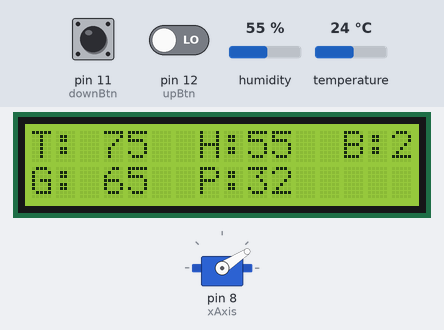
The sketch below on a simulated Arduino Uno, built with avr-gcc and run on an emulated ATmega328P. Shown: servo, 16×2 character LCD. Inputs (shaded band) come from the test bench; at power-on: temperature 24 °C, humidity 55 %, pin 12 (upBtn) LOW, pin 11 (downBtn) LOW. What the sketch prints to the serial monitor is not drawn.

Above: at 1.3 s.
1.4 s: temperature set to 28 °C
At 12.2 s:
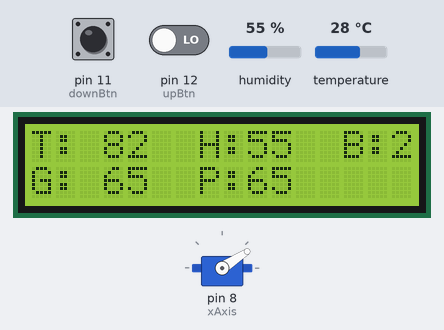
12.6 s: humidity set to 22 %
At 22.7 s:
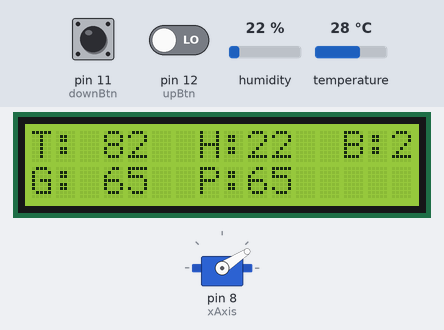
23.2 s: temperature set to 33 °C
At 33.2 s:
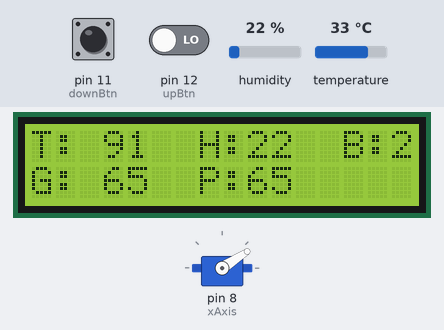
33.7 s: humidity set to 40 %
At 43.6 s:
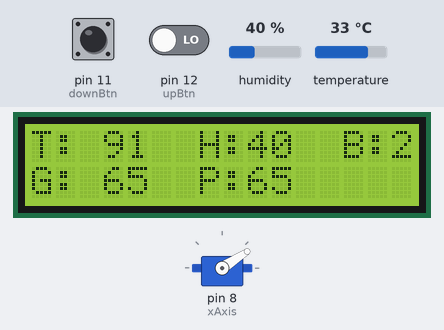
44.2 s: pin 12 (upBtn) driven HIGH
At 54.72 s:
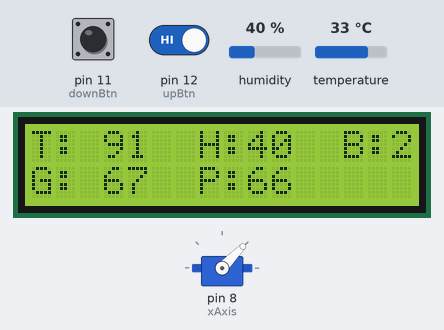
58.1 s: pin 11 (downBtn) pulled HIGH for 3 s
At 59.36 s:
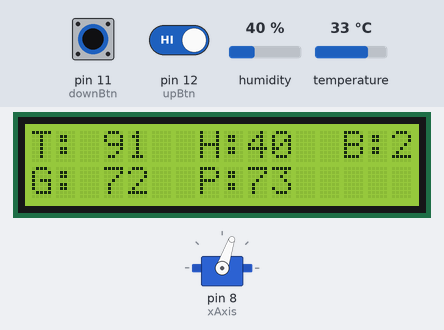
Timing chart, 0 to 73.5 s (numbered marks = the images above; inputs shaded):
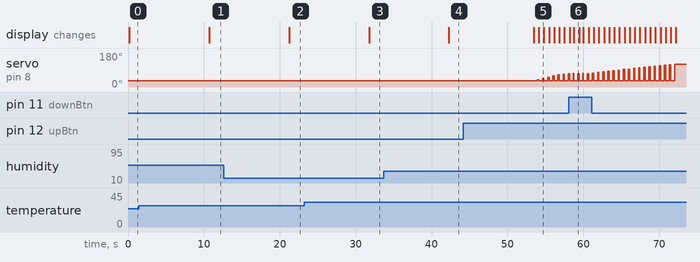

Measured:
- after the input at 1.4 s, the display: changes after 9.3 s (image 1)
- after the input at 12.6 s, the display: changes after 8.6 s (image 2)
- after the input at 23.2 s, the display: changes after 8.6 s (image 3)
- after the input at 33.7 s, the display: changes after 8.6 s (image 4)
- after the input at 44.2 s, the display: first changes after 9.3 s (image 5 shows a later state)
- what the display in image 5 shows lasts 0.7 s, from 54.1 s to 54.8 s

The sketch:

MainCode4-9-17-10pm.ino
```cpp
#include <Wire.h>
#include <LCD.h>
#include <LiquidCrystal_I2C.h>
#include "Arduino.h"
#include <SoftwareSerial.h>
#include <Servo.h>
#include "DHT.h"

#define DHTPIN 13     // what pin we're connected to
#define DHTTYPE DHT22   // DHT 22  (AM2302)

const int upBtn = 12;
const int downBtn =11;

int upState = 0;         // variable for reading the pushbutton status
int downState = 0;         // variable for reading the pushbutton status
int homeVal= 32;

DHT dht(DHTPIN, DHTTYPE);

Servo xAxis;
LiquidCrystal_I2C  lcd(0x27,2,1,0,4,5,6,7); // 0x27 is the I2C bus address for an unmodified backpack


int Temp[]=   {65,66,67,68,69,            70,71,72,73,74,               75,76,77,78,79,     80,81,82,83,84,       85,86,87,88,89,90};
int Xvals[] = {33,39,46,52,59,            65,68,71,74,77,               80,84,87,90,93,     95,98,101,104,107,    110,113,116,119,121,123};

int buffer=2;
float h=23;
float tc=23;
float tf=65;
int desiredTemp=65;
int servoPosition=65;

void setup()
{
  dht.begin();

  //servo loads
  xAxis.attach(8);
  xAxis.write(homeVal);
  servoPosition=homeVal;
  pinMode(upBtn, INPUT);
  pinMode(downBtn, INPUT);

  //Pot Loads
  Serial.begin(9600);           // set up Serial library at 9600 bps
  Serial.println("App Start");  // prints hello with ending line break

  // activate LCD module
  lcd.begin (16,2); // for 16 x 2 LCD module
  lcd.setBacklightPin(3,POSITIVE);
  lcd.setBacklight(HIGH);
  lcd.noBlink();

  //Clear Current screen
  lcd.home();
  lcd.print("                               ");
  lcd.setCursor (0,1);        // go to start of 2nd line
  lcd.print("                               ");

}

void loop()
{
    takeReading();
    takeReading();    //Ensures a correct read has changed the variable
    takeReading();

    printToLCD();
    servoAlign();

   // Serial.print("Humidity: ");
    //Serial.print(h);
    //Serial.print(" %\t");
    //Serial.print("Temperature: ");
    //Serial.print(tf);
    //Serial.println(" *F ");
    delayCheckButtons(10000);
}


void servoAlign()
{
  if(tf>=(desiredTemp+buffer))
    {
      goHome();
      Serial.println("Finding Index of lower temp");
      int n=findIndex(desiredTemp);
      Serial.println(n);
      servoPosition=desiredTemp;
      xAxis.write(Xvals[n]);
    }
    if(tf<=(desiredTemp-buffer))
    {
      Serial.println("Finding Index of higher temp");
      int n=findIndex(desiredTemp);
      Serial.println(n);
      servoPosition=desiredTemp;
      xAxis.write(Xvals[n]);
    }
}

void delayCheckButtons(int duration)
{
  Serial.println("DELAYY");
  checkOutMyButt();

  for(int i=0;i<duration;i+=100)
  {
    delay(50);
    if(upState)
    {
      checkOutMyButt();
      if(upState)
      {
        Serial.println("IN Up State");
        delay(50);
        if(desiredTemp<90)
        {
          desiredTemp=desiredTemp+1;
          printToLCD();
          servoAlign();
        }
      }
    }
    if(downState)
    {
      checkOutMyButt();
      if(downState)
      {
        Serial.println("IN Down State");
        delay(50);
        if(desiredTemp>65)
        {
          desiredTemp=desiredTemp-1;
          printToLCD();
          servoAlign();
        }
      }
    }
    delay(50);
  }
    Serial.println("/DELAYY");
}
void checkOutMyButt()
{
  upState = digitalRead(upBtn);
  downState = digitalRead(downBtn);
}
void printToLCD()
{

    //Return home and write values
    lcd.home (); // set cursor to 0,0
    lcd.print("T:");
    if(tf<100)
    {
      lcd.print(" ");
    }
    lcd.print((int)tf);
    lcd.setCursor (7,0);
    lcd.print("H:");
    lcd.print((int)h);
    lcd.setCursor(13,0);
    lcd.print("B:");
    lcd.print(buffer);
    lcd.setCursor (0,1);        // go to start of 2nd line
    lcd.print("G:");
    if(desiredTemp<100)
    {
      lcd.print(" ");
    }
    lcd.print(desiredTemp);
    lcd.setCursor (7,1);
    lcd.print("P:");
    lcd.print(servoPosition);

}
void takeReading()
{

    int th = dht.readHumidity();
    if(th>5&&th<100)
    {
      h = th;
    }

    // Read temperature as Celsius
    int ttc = dht.readTemperature();
    if(ttc>20&&ttc<47)
    {
          tc = ttc;
    }

    // Convert to F
    tf= tc*(int(9)/double(5))+32;


  if (isnan(h) || isnan(tc))
  {
    Serial.println("Failed to read from DHT sensor!");
    return;
  }
  else
  {
    Serial.println(tf);
  }

}
void goHome()
{
   xAxis.write(homeVal);
   delay(500);
   Serial.println("Return Home");
}

int findIndex(int input)
{
  for(int i=0;i<26;i++)
  {
    if (Temp[i]==input)
    {
      return i;
    }
  }
    return -1;
}
```
